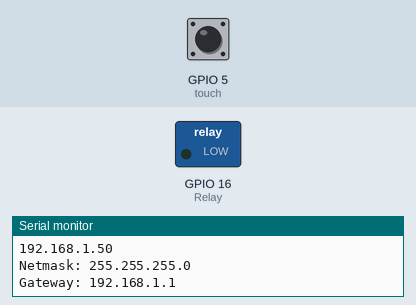
The sketch below on a simulated ESP8266 (NodeMCU). Shown: switched loads named in the sketch (green lamp = pin HIGH), the last lines printed to the serial monitor. Inputs (shaded band) come from the test bench; at power-on: GPIO 5 (touch) LOW. WiFi joins after 1.5 s; servers stay silent unless stated; uploads are accepted with an empty reply.

Above: at 2.8 s.
2.9 s: GPIO 5 (touch) pulled HIGH for 3.2 s
At 6.6 s:
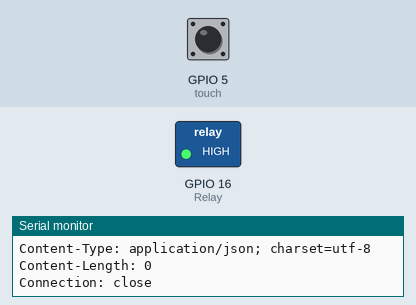
7.6 s: GPIO 5 (touch) pulled HIGH for 0.6 s
At 8.4 s:
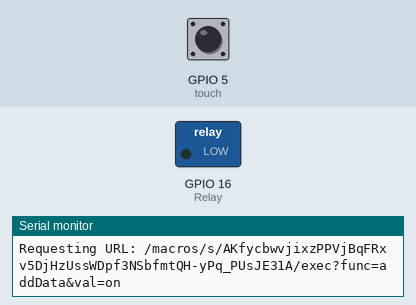
9.7 s: GPIO 5 (touch) pulled HIGH for 1 s
At 10.3 s:
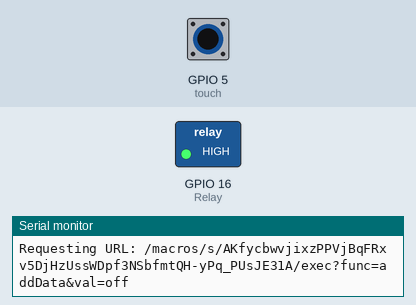
Timing chart, 0 to 12.7 s (numbered marks = the images above; inputs shaded):
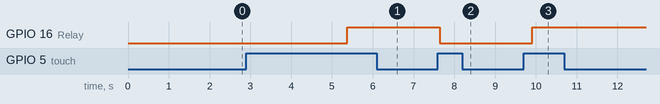

Measured:
- after the input at 2.9 s, GPIO 16 (Relay): LOW → HIGH after 2.5 s
- after the input at 7.6 s, GPIO 16 (Relay): HIGH → LOW at once
- after the input at 9.7 s, GPIO 16 (Relay): LOW → HIGH after 0.21 s

The sketch:

esp_to_spreadsheet.ino
```cpp
#include <ESP8266WiFi.h>
#include <WiFiClient.h>
#include <ESP8266WiFiMulti.h>
#define WIFI_SSID "roop"
#define WIFI_PASSWORD "roop@1234"
ESP8266WiFiMulti wifiMulti;
const char* ssid = "roop";
const char* password = "roop@1234";
const char* host = "script.google.com";
const char* fingerprint = "89 ff f4 0f 4d 98 09 ed e3 ef 95 f2 8a af af 22 89 08 ac 03";
const int httpsPort = 443;
String script_id = "AKfycbz27CWC8bz1eHo9bua4FUKBKjgwVBcWXjbuEHV4uzaDI8aAGSw";
String url;
int touch = 5;
int Relay = 16;

void setup()
{
  pinMode(touch,INPUT);
  pinMode(Relay,OUTPUT);
  Serial.begin(115200);
  delay(100);
  Serial.println();
  Serial.println();
  Serial.print("Connecting to ");
  Serial.println(ssid);

  WiFi.begin(ssid, password);
  while (WiFi.status() != WL_CONNECTED)
  {
    delay(500);
    Serial.print(".");
  }

  Serial.println("");
  Serial.println("WiFi connected");
  Serial.println("IP address: ");
  Serial.println(WiFi.localIP());
  Serial.print("Netmask: ");
  Serial.println(WiFi.subnetMask());
  Serial.print("Gateway: ");
  Serial.println(WiFi.gatewayIP());
}
int val=0;
int count=0;
String x = "on";
void loop() {
  // put your main code here, to run repeatedly:

//String s = "aj";
//data(s);
val = digitalRead(touch);
if(val == 1)
{
count++;
}
if(val==1)
 {
  if(count%2 == 0)
   {

    digitalWrite(Relay,HIGH);


     x = "off";

     Serial.println(x);
     data(x);

   }
   else
   {
    digitalWrite(Relay,LOW);

    x = "on";

    Serial.println(x);
    data(x);
    //Serial.println("on");

   }
 }
 delay(500);

  //delay(2000);
}

void data(String d)
{
Serial.print("connecting to ");
  Serial.println(host);

  WiFiClient client;

  const int httpPort = 443;
  if (!client.connect(host, httpPort))
  {
    Serial.println("connection failed");
    return;
  }

  int t = 1;
  /*url = "/macros/s/AKfycbwDmzcNDYlI9E1tBQI0KZ0h71Knq42AGNj_jjaALD-37qrbhk3X/exec?func=addData&val="+ String(d);
  url = "/macros/s/AKfycbwvjixzPPVjBqFRxv5DjHzUssWDpf3NSbfmtQH-yPq_PUsJE31A/exec?func=addData&val="+ String(d);
  url = "/macros/s/AKfycbz27CWC8bz1eHo9bua4FUKBKjgwVBcWXjbuEHV4uzaDI8aAGSw/exec?func=addData&val="+ String(d); */

  url = "/macros/s/AKfycbwvjixzPPVjBqFRxv5DjHzUssWDpf3NSbfmtQH-yPq_PUsJE31A/exec?func=addData&val="+ String(d);
  Serial.print("Requesting URL: ");
  Serial.println(url);

  client.print(String("GET ") + url + " HTTP/1.1\r\n" +
               "Host: " + host + "\r\n" +
               "Connection: close\r\n\r\n");
  delay(500);
  String section="header";
  while(client.available())
  {
    String line = client.readStringUntil('\r');
    Serial.print(line);
  }
  Serial.println();
  Serial.println("closing connection");
  //delay(6000);

}
```
